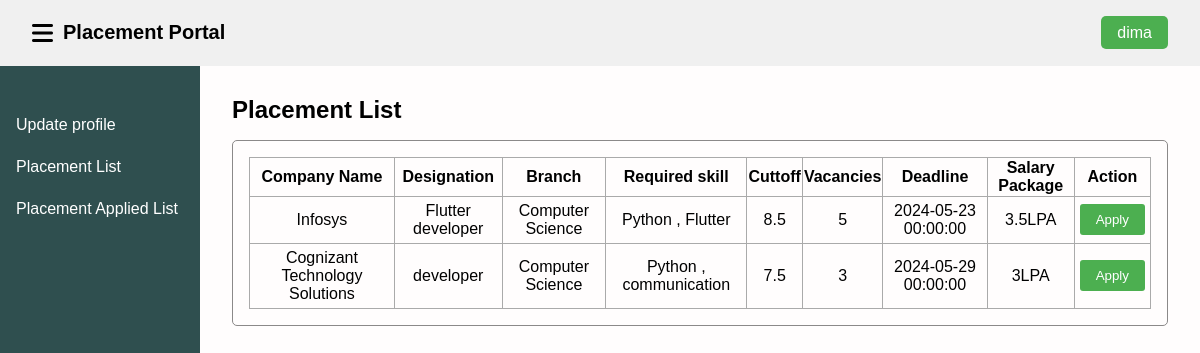
Screenshot of /placement-list (signed in) with the database file from the repository.
### app.py (models this page shows)
class Placement(db.Model):
    id = db.Column(db.Integer, primary_key=True)
    company_name = db.Column(db.String(100), nullable=False)
    designation = db.Column(db.String(100), nullable=False)
    branch = db.Column(db.String(15), nullable=False)
    rskill = db.Column(db.String(100), nullable=False)
    cutoff = db.Column(db.String(200), nullable=False)
    vacancies = db.Column(db.String(200), nullable=False)
    date_of_drive = db.Column(db.DateTime, nullable=False, default=datetime.utcnow)
    salary_package = db.Column(db.String(20), nullable=False)

### app.py (the view)
@app.route('/placement-list')
def placement_list():
    username = session.get('username')
    if username:
        placements = Placement.query.all()
        return render_template('plac_student.html', username=username, placements=placements)
    else:
        return redirect('/student-login')  # Redirect to login if the user is not logged in

### templates/plac_student.html (shortened to what this page needs)
{% extends 'base_stu.html' %}
{% block head %}
<link rel="stylesheet" href="{{ url_for( 'static' , filename = 'css/style_student.css' ) }}">
{% endblock %}
{% block body %}
<main>
    <h2>Placement List</h2>
    <section id="placement-details">
        {% if placements %}
        <table id="placement-table">
            <thead>
                <tr>
                    <th>Company Name</th>
                    <th>Designation</th>
                    <th>Branch</th>
                    <th>Required skill</th>
                    <th>Cuttoff</th>
                    <th>Vacancies</th>
                    <th>Deadline</th>
                    <th>Salary Package</th>
                    <th>Action</th>
                </tr>
            </thead>
            <tbody>
                {% for placement in placements %}
                <tr>
                    <td>{{ placement.company_name }}</td>
                    <td>{{ placement.designation }}</td>
                    <td>{{ placement.branch }}</td>
                    <td>{{ placement.rskill }}</td>
                    <td>{{ placement.cutoff }}</td>
                    <td>{{ placement.vacancies }}</td>
                    <td>{{ placement.date_of_drive }}</td>
                    <td>{{ placement.salary_package }}</td>
                    <td>
                        <form action="{{ url_for('apply_placement', placement_id=placement.id) }}" method="POST">
                            <button type="submit">Apply</button>
                        </form>
                    </td>
        </tr>
        {% endfor %}
    </tbody>
</table>
{% else %}
<p>No placements added.</p>
{% endif %}
</section>
</main>
{% endblock %}

### static/css/style_student.css (style rules this page uses)
body { font-family: sans-serif; margin: 0; padding: 0; background-color: #fffdfdfa; }
main { margin-left: 200px; padding: 1rem 2rem; margin-top: 60px; }
section { margin-bottom: 1rem; padding: 1rem; border: 1px solid #8b8989; border-radius: 5px; }
h2 { margin-bottom: 1rem; }
form { display: flex; flex-wrap: wrap; gap: 1rem; }
button { padding: 0.5rem 1rem; border: none; background-color: #4CAF50; color: white; border-radius: 3px; cursor: pointer; }
table, td, th { border: 1px solid #aaa; }
table { border-collapse: collapse; width: 100%; }
th { height: 30px; }
td { text-align: center; padding: 5px; }

### rows the page displays
Placement: company_name "Infosys", designation "Flutter developer", branch "Computer Science", rskill "Python , Flutter", cutoff "8.5", vacancies "5", date_of_drive "2024-05-23 00:00:00", salary_package "3.5LPA"
Placement: company_name "Cognizant Technology Solutions", designation "developer", branch "Computer Science", rskill "Python , communication", cutoff "7.5", vacancies "3", date_of_drive "2024-05-29 00:00:00", salary_package "3LPA"

### other values shown
{{ username }} "dima"
